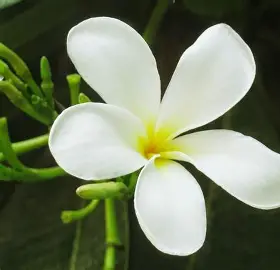
#> input picture Praktikum_7/bunga.jpg, 280 x 270 px
$ python latian4.py
#> lines starting #> are read from the running program, lines starting #| are printed output that depends on the picture
import cv2
import matplotlib.pyplot as plt
import numpy as np

def custom_blur(img, kernel):
    # Dapatkan dimensi gambar dan kernel
    h, w = img.shape
    kh, kw = kernel.shape

    # Hitung padding
    pad_h, pad_w = kh // 2, kw // 2

    # Tambahkan padding pada gambar menggunakan mode 'edge'
    padded_img = np.pad(img, ((pad_h, pad_h), (pad_w, pad_w)), mode='edge')
    output = np.zeros_like(img, dtype=np.float32)

    # Loop konvolusi
    for i in range(h):
        for j in range(w):
            # Ambil region/jendela dari gambar ber-padding
            region = padded_img[i:i+kh, j:j+kw]
            # Kalikan dengan kernel dan jumlahkan
            output[i, j] = np.sum(region * kernel)

    return np.clip(output, 0, 255).astype(np.uint8)

# Uji coba
img_bgr = cv2.imread('bunga.jpg')
#> img_bgr is the input picture: shape (270, 280, 3); mean B, G, R 98.1, 124.3, 114.9
if img_bgr is not None:
    img_gray = cv2.cvtColor(img_bgr, cv2.COLOR_BGR2GRAY)
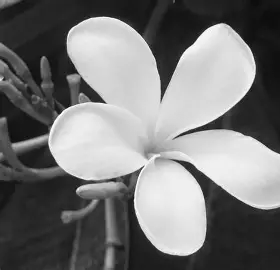
#> img_gray: shape (270, 280); min 6, max 255, mean 118.5

    # Kernel Averaging 3x3
    kernel_avg = np.ones((3, 3), np.float32) / 9.0

    # Terapkan custom blur
    result_custom = custom_blur(img_gray, kernel_avg)
#> in custom_blur, `padded_img = np.pad(img, ((pad_h, pad_h), (pad_w, pad_w)), mode='edge')`:
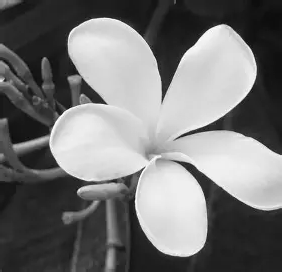
#> padded_img: shape (272, 282); min 6, max 255, mean 117.5
#> after the loop in custom_blur, `for i in range(h):`:
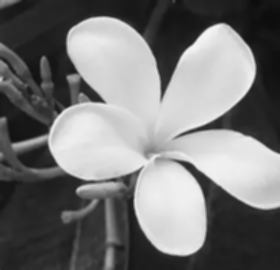
#> output: shape (270, 280) float32; min 13, max 245.4, mean 118.5

    plt.subplot(1, 2, 1), plt.imshow(img_gray, cmap='gray'), plt.title('Asli')
    plt.subplot(1, 2, 2), plt.imshow(result_custom, cmap='gray'), plt.title('Custom Averaging Blur')
    plt.show()
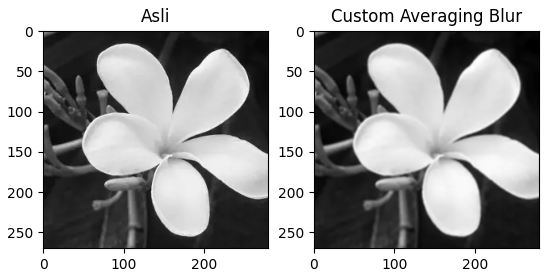
#> figure drawn by matplotlib, 2 panels
